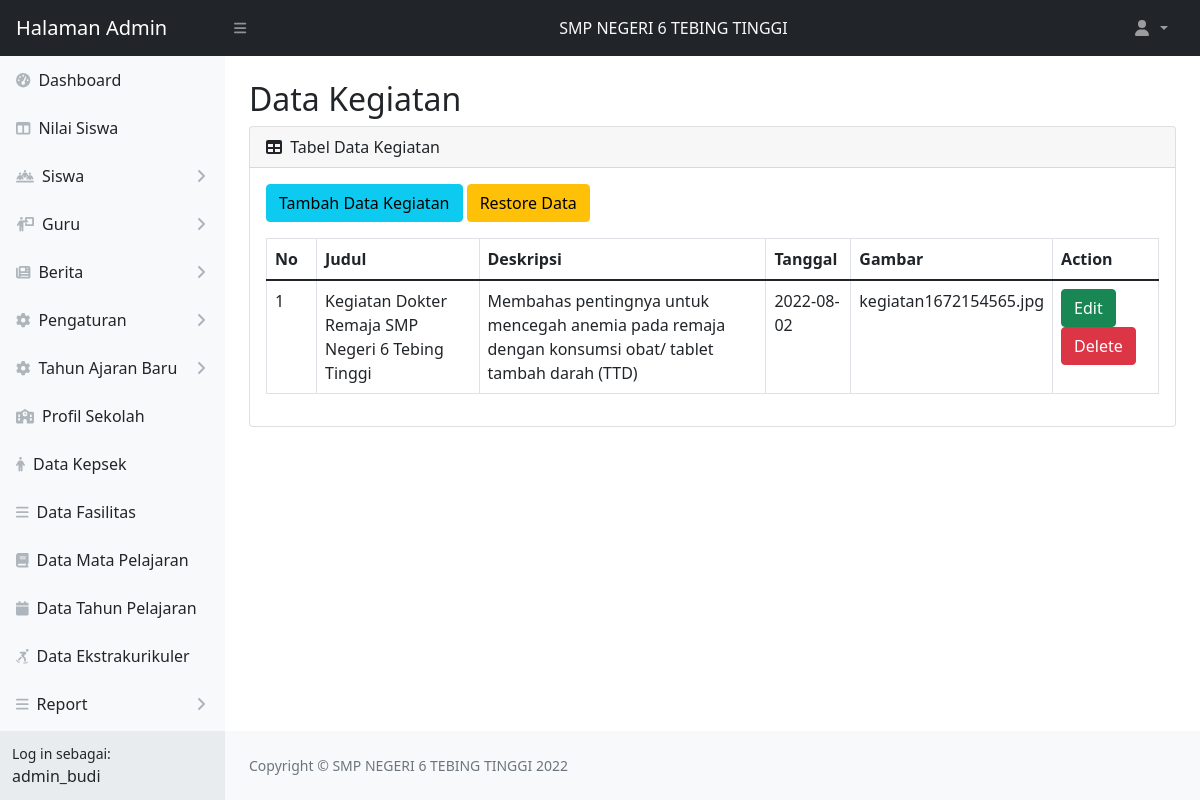
Screenshot of /web_app/admin/tabel-kegiatan.php (signed in) with the database file from the repository.
### tables this page shows
CREATE TABLE `akun_admin` (
  `admin_id` int(11) NOT NULL,
  `username` varchar(15) NOT NULL,
  `nama_lengkap` varchar(50) NOT NULL,
  `password` varchar(60) NOT NULL
);

CREATE TABLE `kegiatan` (
  `id` int(11) NOT NULL,
  `judul` text NOT NULL,
  `deskripsi` text NOT NULL,
  `tanggal` date NOT NULL,
  `gambar` varchar(25) DEFAULT NULL
);

### web_app/admin/tabel-kegiatan.php (the view, shortened to what this page needs)
<?php
    include 'koneksi.php';
    $admin = "SELECT username, nama_lengkap FROM akun_admin WHERE admin_id = '".$_SESSION['admin_id']."'";
    $data_admin = mysqli_query($koneksi, $admin);
    $get = mysqli_fetch_object($data_admin);
?>
<!DOCTYPE html>
<html lang="en">
    <head>
        <link href="https://cdn.jsdelivr.net/npm/simple-datatables@latest/dist/style.css" rel="stylesheet" />
        <link href="css/styles.css" rel="stylesheet" />
    </head>
    <body class="sb-nav-fixed">
        <?php
            include 'topnavbar.php';
            include 'sidebar.php';
        ?>
     <div id="layoutSidenav">
        <div id="layoutSidenav_content">
            <main>
                <div class="container-fluid px-4">
                    <h2 class="mt-4">Data Kegiatan</h2>
                    <div class="card mb-4">
                        <div class="card-header">
                            <i class="fas fa-table me-1"></i>
                            Tabel Data Kegiatan
                        </div>
                        <div class="card-body">
                            <a class="btn btn-info mb-3" href="tambah-kegiatan.php">Tambah Data Kegiatan</a>
                            <a class="btn btn-warning mb-3" href="restore-kegiatan.php">Restore Data</a>
                            <table id="example" class="dataTable-table">
                                <thead>
                                    <tr>
                                        <th width="50px">No</th>
                                        <th>Judul</th>
                                        <th>Deskripsi</th>
                                        <th>Tanggal</th>
                                        <th>Gambar</th>
                                        <th>Action</th>
                                    </tr>
                                </thead>
                                <tbody>
                                <?php
                                    $no = 1;
                                    $datakegiatan = "SELECT id, judul, deskripsi, tanggal, gambar FROM kegiatan";
                                    $kegiatan=mysqli_query($koneksi, $datakegiatan);
                                    if(mysqli_num_rows($kegiatan)>0){
                                    while($data = mysqli_fetch_array($kegiatan)){
                                ?>
                                    <tr>
                                        <td><?php echo $no++?></td>
                                        <td><?php echo $data['judul']?></td>
                                        <td><?php echo $data['deskripsi']?></td>
                                        <td><?php echo $data['tanggal']?></td>
                                        <?php
                                            if (empty($data['gambar'])){
                                        ?>
                                            <td> - </td>
                                        <?php } else{ ?>
                                            <td><?php echo $data['gambar']?></td>
                                        <?php } ?>
                                        <td>
                                            <a class="btn btn-success" href="update-kegiatan.php?idkegiatan=<?php echo $data['id']?>">Edit</a>
                                            <a class="btn btn-danger" href="process.php?deletekegiatan=<?php echo $data['id']?>" onclick="return confirm('Yakin ingin menghapus data?')">Delete</a>
                                        </td>
                                    </tr>
                                <?php }} ?>
                                </tbody>
                            </table>
                        </div>
                    </div>
                </div>
            </main>
            <?php
                include 'footer.php';
            ?>
        </div>
    </div>
</body>
</html>

### web_app/admin/sidebar.php (shortened to what this page needs)
<div id="layoutSidenav">
            <div id="layoutSidenav_nav">
                <nav class="sb-sidenav accordion sb-sidenav-light" id="sidenavAccordion">
                    <div class="sb-sidenav-menu">
                        <div class="nav">
                            <a class="nav-link" href="index.php">
                                <div class="sb-nav-link-icon"><i class="fas fa-tachometer-alt"></i></div>
                                Dashboard
                            </a>
                            <a class="nav-link" href="tabel-nilai.php">
                                <div class="sb-nav-link-icon"><i class="fas fa-columns"></i></div>
                                Nilai Siswa
                            </a>
                                    <a class="nav-link collapsed" href="#" data-bs-toggle="collapse" data-bs-target="#pagesCollapseSiswa" aria-expanded="false" aria-controls="pagesCollapseAuth">
                                        <div class="sb-nav-link-icon"><i class="fas fa-people-line"></i></div>
                                        Siswa
                                        <div class="sb-sidenav-collapse-arrow"><i class="fas fa-angle-down"></i></div>
                                    </a>
                                    <a class="nav-link collapsed" href="#" data-bs-toggle="collapse" data-bs-target="#pagesCollapseGuru" aria-expanded="false" aria-controls="pagesCollapseAuth">
                                        <div class="sb-nav-link-icon"><i class="fas fa-person-chalkboard"></i></div>
                                        Guru
                                        <div class="sb-sidenav-collapse-arrow"><i class="fas fa-angle-down"></i></div>
                                    </a>
                                    <a class="nav-link collapsed" href="#" data-bs-toggle="collapse" data-bs-target="#pagesCollapseBerita" aria-expanded="false" aria-controls="pagesCollapseAuth">
                                        <div class="sb-nav-link-icon"><i class="fas fa-newspaper"></i></div>
                                        Berita
                                        <div class="sb-sidenav-collapse-arrow"><i class="fas fa-angle-down"></i></div>
                                    </a>
                                    <a class="nav-link collapsed" href="#" data-bs-toggle="collapse" data-bs-target="#pagesCollapsePengaturan" aria-expanded="false" aria-controls="pagesCollapseAuth">
                                        <div class="sb-nav-link-icon"><i class="fas fa-gear"></i></div>
                                        Pengaturan
                                        <div class="sb-sidenav-collapse-arrow"><i class="fas fa-angle-down"></i></div>
                                    </a>
                                    <a class="nav-link collapsed" href="#" data-bs-toggle="collapse" data-bs-target="#pagesCollapseTA" aria-expanded="false" aria-controls="pagesCollapseAuth">
                                        <div class="sb-nav-link-icon"><i class="fas fa-gear"></i></div>
                                        Tahun Ajaran Baru
                                        <div class="sb-sidenav-collapse-arrow"><i class="fas fa-angle-down"></i></div>
                                    </a>
                                    <a class="nav-link" href="profil-sekolah.php">
                                        <div class="sb-nav-link-icon"><i class="fas fa-school"></i></div>
                                        Profil Sekolah
                                    </a>
                                    <a class="nav-link" href="tabel-kepsek.php">
                                        <div class="sb-nav-link-icon"><i class="fas fa-person"></i></div>
                                        Data Kepsek
                                    </a>
                                    <a class="nav-link" href="tabel-fasilitas.php">
                                        <div class="sb-nav-link-icon"><i class="fas fa-bars"></i></div>
                                        Data Fasilitas
                                    </a>
                                    <a class="nav-link" href="tabel-matapelajaran.php">
                                        <div class="sb-nav-link-icon"><i class="fas fa-book"></i></div>
                                        Data Mata Pelajaran
                                    </a>
                                    <a class="nav-link" href="tabel-tahunpelajaran.php">
                                        <div class="sb-nav-link-icon"><i class="fas fa-calendar"></i></div>
                                        Data Tahun Pelajaran
                                    </a>
                                    <a class="nav-link" href="tabel-ekstrakurikuler.php">
                                        <div class="sb-nav-link-icon"><i class="fas fa-person-skating"></i></div>
                                        Data Ekstrakurikuler
                                    </a>
                                    <a class="nav-link collapsed" href="#" data-bs-toggle="collapse" data-bs-target="#pagesCollapseReport" aria-expanded="false" aria-controls="pagesCollapseAuth">
                                        <div class="sb-nav-link-icon"><i class="fas fa-bars"></i></div>
                                        Report
                                        <div class="sb-sidenav-collapse-arrow"><i class="fas fa-angle-down"></i></div>
                                    </a>
                                    <a class="nav-link collapsed" href="#" data-bs-toggle="collapse" data-bs-target="#pagesCollapseTrash" aria-expanded="false" aria-controls="pagesCollapseAuth">
                                    </a>
                        </div>
                    </div>
                    <div class="sb-sidenav-footer">
                        <div class="small">Log in sebagai:</div>
                        <?php echo $get->username ?>
                    </div>
                </nav>
            </div>

### rows the page displays
akun_admin: username "admin_budi"
kegiatan: judul "Kegiatan Dokter Remaja SMP Negeri 6 Tebing Tinggi", deskripsi "Membahas pentingnya untuk mencegah anemia pada remaja dengan konsumsi obat/ tablet tambah darah (TTD)", tanggal "2022-08-02", gambar "kegiatan1672154565.jpg"
